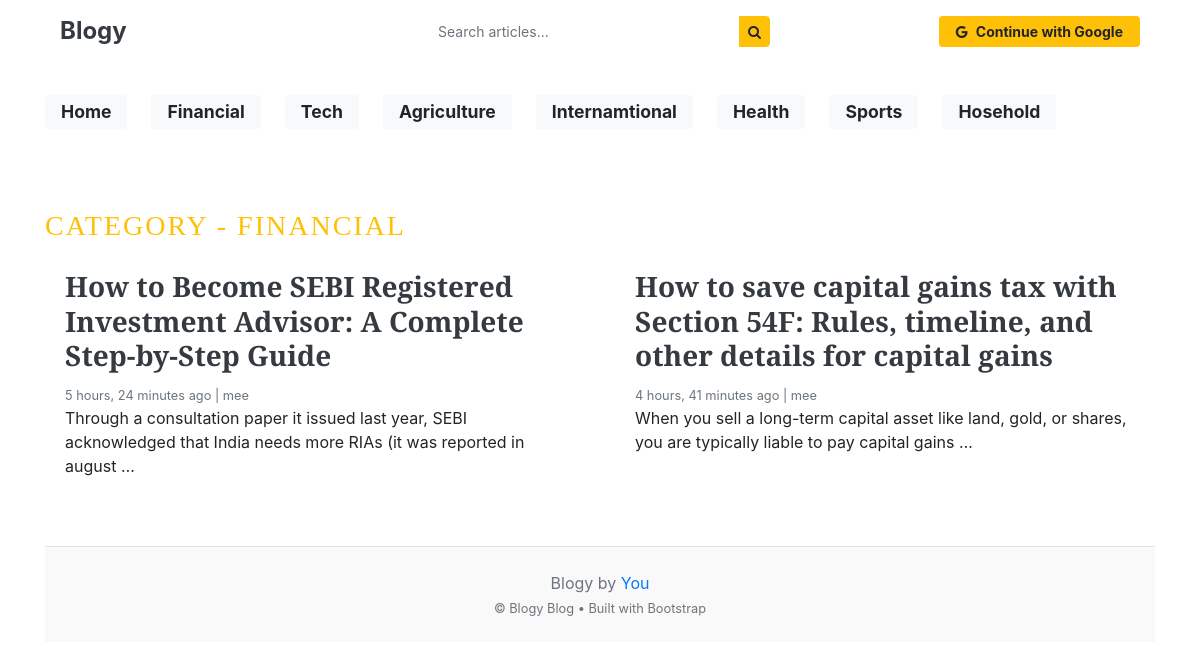
/dashboard/3/, run on the app's committed database.
### blog/models.py (models this page shows, shortened)
class Category(models.Model):
    category_name = models.CharField(max_length=50 , unique=True)
    created_at = models.DateTimeField(auto_now_add=True)
    updated_at = models.DateTimeField(auto_now=True)
    class Meta:
        verbose_name_plural = "categories"

class Blog(models.Model):
    Status_choices = [
        ('draft' , 'Draft'),
        ('published' , 'Publised'),
    ]
    title = models.CharField(max_length=100)
    slug = models.SlugField(max_length=150 , unique=True , blank=True)
    category = models.ForeignKey(Category , on_delete=models.CASCADE)
    author = models.ForeignKey(User , on_delete=models.CASCADE)
    featured_image = models.ImageField(upload_to='uploads/%y/%m/%d')
    short_description = models.TextField(max_length=200)
    blog_body = models.TextField(max_length=2000)
    status = models.CharField(choices=Status_choices , default=0)
    is_featured = models.BooleanField(default=False)
    view = models.PositiveBigIntegerField(default=0)
    created_at  = models.DateTimeField(auto_now_add=True)
    updated_at  = models.DateTimeField(auto_now=True)

### blog/views.py (the view)
# urls.py: path('<int:category_id>/', views.post_by_category , name="post_by_category"),
def post_by_category(request , category_id):
    posts = Blog.objects.filter(category = category_id  , status="published")
    paginator = Paginator(posts, 5)
    page_number = request.GET.get("page")
    page_obj = paginator.get_page(page_number)
    try:
        category = Category.objects.get(id=category_id)
    except:
        return redirect('home')
    context = {
        'posts':posts,
        'category':category,
        "page_obj": page_obj,
    }
    return render(request , "post_by_category.html" , context)

### blog/context_processors.py (called while the page is built)
def geet_categories(request):
    return {"categories": Category.objects.all()}

def get_social(request):
    social = SocialLink.objects.all()
    return dict(social = social)

### templates/post_by_category.html (shortened to what this page needs)
{% extends "base.html" %}
{% load static %}
{% block content %}
<h3 class="text-uppercase text-warning" style="letter-spacing: 2px;">
    Category - {{ category.category_name }}
</h3>
<div class="row mb-2">
    {% if page_obj %}
        {% for post in page_obj %}
            <div class="col-md-6">
                <div class="card border-0">
                    <div class="card-body">
                        <h3>
                            <a class="text-dark font-weight-bold"
                               href="{% url 'blogs' post.slug %}">
                                {{ post.title }}
                            </a>
                        </h3>
                        <small class="mb-1 text-muted">
                            {{ post.created_at|timesince }} ago | {{ post.author }}
                        </small>
                        <p class="card-text">
                            {{ post.short_description|truncatewords:20 }}
                        </p>
                    </div>
                </div>
            </div>
        {% endfor %}
    {% else %}
        <p>No posts available.</p>
    {% endif %}
</div>
{% endblock %}

### templates/base.html (shortened to what this page needs)
{% load static %}
<!DOCTYPE html>
<html lang="en">
{% load socialaccount %}
<head>
    <link href="https://getbootstrap.com/docs/4.0/dist/css/bootstrap.min.css" rel="stylesheet">
    <link href="{% static 'css/home.css' %}" rel="stylesheet">
    <link rel="stylesheet" href="https://cdnjs.cloudflare.com/ajax/libs/font-awesome/4.7.0/css/font-awesome.min.css">
</head>
<body>
<div class="container">
   <header class="py-3 mb-4 sticky-top bg-white shadow-sm">
  <div class="container">
    <div class="row align-items-center">
      <div class="col-4">
        <a class="h4 font-weight-bold mb-0 text-decoration-none text-dark" href="/">
          Blogy
        </a>
      </div>
      <div class="col-4 d-none d-md-block">
        <form action="{% url 'search' %}" method="GET">
          <div class="input-group input-group-sm shadow-sm rounded">
            <input
              class="form-control border-0 rounded-left"
              type="text"
              name="keyword"
              placeholder="Search articles..."
            />
            <div class="input-group-append">
              <button class="btn btn-warning rounded-right" type="submit">
                <i class="fa fa-search"></i>
              </button>
            </div>
          </div>
        </form>
      </div>
      <div class="col-4 d-flex justify-content-end align-items-center">
        {% if not user.is_authenticated %}
          <a class="btn btn-sm btn-warning d-flex align-items-center shadow-sm px-3 rounded-pill"
             href="{% provider_login_url 'google' %}">
            <i class="fa fa-google mr-2"></i>
            <span class="font-weight-bold">Continue with Google</span>
          </a>
        {% endif %}
      </div>
    </div>
  </div>
</header>
    <div class="nav-scroller py-2 mb-4">
        <nav class="nav d-flex flex-wrap justify-content-start">
            <a class="badge badge-light shadow-sm px-3 py-2 mr-4 mb-5  font-weight-bold"  style="font-size: 1.1rem;" href="{% url 'home' %}">Home</a>
            {% for cat in categories %}
               <a class="badge badge-light shadow-sm px-3 py-2 mr-4 mb-5 font-weight-bold" style="font-size: 1.1rem;"
   href="{% url 'post_by_category' cat.id %}">
  {{ cat.category_name }}
</a>
            {% endfor %}
        </nav>
    </div>
    <main>
        {% block content %}
        {% endblock %}
    </main>
    <footer class="blog-footer mt-5 py-4 border-top text-center text-muted">
        <p class="mb-1">
             Blogy by <a href="#" class="text-decoration-none">You</a>
        </p>
        <p class="mb-0 small">
            &copy; Blogy Blog • Built with Bootstrap
        </p>
    </footer>
</div>
</body>
</html>

### static/css/home.css (style rules this page uses)
h1, h2, h3, h4, h5, h6 { font-family: "Playfair Display", Georgia, "Times New Roman", serif; }
.blog-footer { padding: 2.5rem 0; color: #727272; text-align: center; background-color: #f9f9f9; border-top: .05rem solid #e5e5e5; }
.blog-footer p:last-child { margin-bottom: 0; }

### data on the page
Category: category_name "Financial", category_name "FINANCIAL"
Category: category_name "Tech"
Category: category_name "Agriculture"
Category: category_name "Internamtional"
Category: category_name "Health"
Category: category_name "Sports"
Category: category_name "Hosehold"
Blog: title "How to Become SEBI Registered Investment Advisor: A Complete Step-by-Step Guide", created_at "5 hours, 24 minutes", author "mee", short_description "Through a consultation paper it issued last year, SEBI acknowledged that India needs more RIAs (it was reported in august …"
Blog: title "How to save capital gains tax with Section 54F: Rules, timeline, and other details for capital gains", created_at "4 hours, 41 minutes", author "mee", short_description "When you sell a long-term capital asset like land, gold, or shares, you are typically liable to pay capital gains …"
